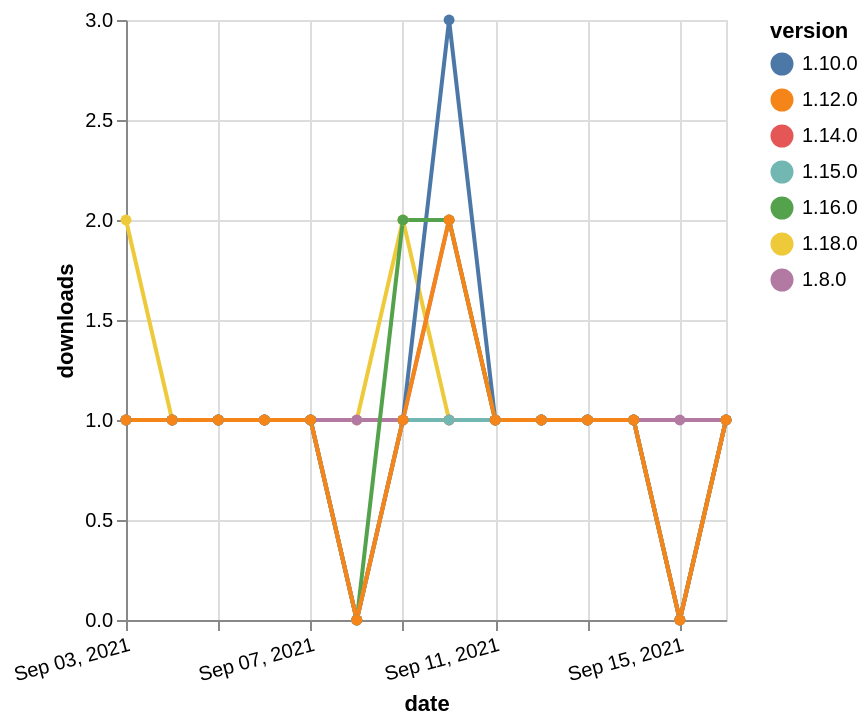

Write a Vega-Lite specification for this figure.
### Vega-Lite specification from a JSON file in a GitHub repository (floating-point values rounded to 4 significant figures)
{"$schema": "https://vega.github.io/schema/vega-lite/v5.json", "description": "A simple bar chart with embedded data.", "data": {"values": [{"date": "2021-09-03", "total": 114, "delta": 2, "version": "1.18.0"}, {"date": "2021-09-04", "total": 115, "delta": 1, "version": "1.18.0"}, {"date": "2021-09-05", "total": 116, "delta": 1, "version": "1.18.0"}, {"date": "2021-09-06", "total": 117, "delta": 1, "version": "1.18.0"}, {"date": "2021-09-07", "total": 118, "delta": 1, "version": "1.18.0"}, {"date": "2021-09-08", "total": 119, "delta": 1, "version": "1.18.0"}, {"date": "2021-09-09", "total": 121, "delta": 2, "version": "1.18.0"}, {"date": "2021-09-10", "total": 122, "delta": 1, "version": "1.18.0"}, {"date": "2021-09-11", "total": 123, "delta": 1, "version": "1.18.0"}, {"date": "2021-09-12", "total": 124, "delta": 1, "version": "1.18.0"}, {"date": "2021-09-13", "total": 125, "delta": 1, "version": "1.18.0"}, {"date": "2021-09-14", "total": 126, "delta": 1, "version": "1.18.0"}, {"date": "2021-09-15", "total": 126, "delta": 0, "version": "1.18.0"}, {"date": "2021-09-16", "total": 127, "delta": 1, "version": "1.18.0"}, {"date": "2021-09-03", "total": 206, "delta": 1, "version": "1.8.0"}, {"date": "2021-09-04", "total": 207, "delta": 1, "version": "1.8.0"}, {"date": "2021-09-05", "total": 208, "delta": 1, "version": "1.8.0"}, {"date": "2021-09-06", "total": 209, "delta": 1, "version": "1.8.0"}, {"date": "2021-09-07", "total": 210, "delta": 1, "version": "1.8.0"}, {"date": "2021-09-08", "total": 211, "delta": 1, "version": "1.8.0"}, {"date": "2021-09-09", "total": 212, "delta": 1, "version": "1.8.0"}, {"date": "2021-09-10", "total": 214, "delta": 2, "version": "1.8.0"}, {"date": "2021-09-11", "total": 215, "delta": 1, "version": "1.8.0"}, {"date": "2021-09-12", "total": 216, "delta": 1, "version": "1.8.0"}, {"date": "2021-09-13", "total": 217, "delta": 1, "version": "1.8.0"}, {"date": "2021-09-14", "total": 218, "delta": 1, "version": "1.8.0"}, {"date": "2021-09-15", "total": 219, "delta": 1, "version": "1.8.0"}, {"date": "2021-09-16", "total": 220, "delta": 1, "version": "1.8.0"}, {"date": "2021-09-03", "total": 276, "delta": 1, "version": "1.10.0"}, {"date": "2021-09-04", "total": 277, "delta": 1, "version": "1.10.0"}, {"date": "2021-09-05", "total": 278, "delta": 1, "version": "1.10.0"}, {"date": "2021-09-06", "total": 279, "delta": 1, "version": "1.10.0"}, {"date": "2021-09-07", "total": 280, "delta": 1, "version": "1.10.0"}, {"date": "2021-09-08", "total": 280, "delta": 0, "version": "1.10.0"}, {"date": "2021-09-09", "total": 281, "delta": 1, "version": "1.10.0"}, {"date": "2021-09-10", "total": 284, "delta": 3, "version": "1.10.0"}, {"date": "2021-09-11", "total": 285, "delta": 1, "version": "1.10.0"}, {"date": "2021-09-12", "total": 286, "delta": 1, "version": "1.10.0"}, {"date": "2021-09-13", "total": 287, "delta": 1, "version": "1.10.0"}, {"date": "2021-09-14", "total": 288, "delta": 1, "version": "1.10.0"}, {"date": "2021-09-15", "total": 288, "delta": 0, "version": "1.10.0"}, {"date": "2021-09-16", "total": 289, "delta": 1, "version": "1.10.0"}, {"date": "2021-09-03", "total": 159, "delta": 1, "version": "1.16.0"}, {"date": "2021-09-04", "total": 160, "delta": 1, "version": "1.16.0"}, {"date": "2021-09-05", "total": 161, "delta": 1, "version": "1.16.0"}, {"date": "2021-09-06", "total": 162, "delta": 1, "version": "1.16.0"}, {"date": "2021-09-07", "total": 163, "delta": 1, "version": "1.16.0"}, {"date": "2021-09-08", "total": 163, "delta": 0, "version": "1.16.0"}, {"date": "2021-09-09", "total": 165, "delta": 2, "version": "1.16.0"}, {"date": "2021-09-10", "total": 167, "delta": 2, "version": "1.16.0"}, {"date": "2021-09-11", "total": 168, "delta": 1, "version": "1.16.0"}, {"date": "2021-09-12", "total": 169, "delta": 1, "version": "1.16.0"}, {"date": "2021-09-13", "total": 170, "delta": 1, "version": "1.16.0"}, {"date": "2021-09-14", "total": 171, "delta": 1, "version": "1.16.0"}, {"date": "2021-09-15", "total": 171, "delta": 0, "version": "1.16.0"}, {"date": "2021-09-16", "total": 172, "delta": 1, "version": "1.16.0"}, {"date": "2021-09-03", "total": 145, "delta": 1, "version": "1.14.0"}, {"date": "2021-09-04", "total": 146, "delta": 1, "version": "1.14.0"}, {"date": "2021-09-05", "total": 147, "delta": 1, "version": "1.14.0"}, {"date": "2021-09-06", "total": 148, "delta": 1, "version": "1.14.0"}, {"date": "2021-09-07", "total": 149, "delta": 1, "version": "1.14.0"}, {"date": "2021-09-08", "total": 149, "delta": 0, "version": "1.14.0"}, {"date": "2021-09-09", "total": 150, "delta": 1, "version": "1.14.0"}, {"date": "2021-09-10", "total": 151, "delta": 1, "version": "1.14.0"}, {"date": "2021-09-11", "total": 152, "delta": 1, "version": "1.14.0"}, {"date": "2021-09-12", "total": 153, "delta": 1, "version": "1.14.0"}, {"date": "2021-09-13", "total": 154, "delta": 1, "version": "1.14.0"}, {"date": "2021-09-14", "total": 155, "delta": 1, "version": "1.14.0"}, {"date": "2021-09-15", "total": 155, "delta": 0, "version": "1.14.0"}, {"date": "2021-09-16", "total": 156, "delta": 1, "version": "1.14.0"}, {"date": "2021-09-03", "total": 132, "delta": 1, "version": "1.15.0"}, {"date": "2021-09-04", "total": 133, "delta": 1, "version": "1.15.0"}, {"date": "2021-09-05", "total": 134, "delta": 1, "version": "1.15.0"}, {"date": "2021-09-06", "total": 135, "delta": 1, "version": "1.15.0"}, {"date": "2021-09-07", "total": 136, "delta": 1, "version": "1.15.0"}, {"date": "2021-09-08", "total": 136, "delta": 0, "version": "1.15.0"}, {"date": "2021-09-09", "total": 137, "delta": 1, "version": "1.15.0"}, {"date": "2021-09-10", "total": 138, "delta": 1, "version": "1.15.0"}, {"date": "2021-09-11", "total": 139, "delta": 1, "version": "1.15.0"}, {"date": "2021-09-12", "total": 140, "delta": 1, "version": "1.15.0"}, {"date": "2021-09-13", "total": 141, "delta": 1, "version": "1.15.0"}, {"date": "2021-09-14", "total": 142, "delta": 1, "version": "1.15.0"}, {"date": "2021-09-15", "total": 142, "delta": 0, "version": "1.15.0"}, {"date": "2021-09-16", "total": 143, "delta": 1, "version": "1.15.0"}, {"date": "2021-09-03", "total": 174, "delta": 1, "version": "1.12.0"}, {"date": "2021-09-04", "total": 175, "delta": 1, "version": "1.12.0"}, {"date": "2021-09-05", "total": 176, "delta": 1, "version": "1.12.0"}, {"date": "2021-09-06", "total": 177, "delta": 1, "version": "1.12.0"}, {"date": "2021-09-07", "total": 178, "delta": 1, "version": "1.12.0"}, {"date": "2021-09-08", "total": 178, "delta": 0, "version": "1.12.0"}, {"date": "2021-09-09", "total": 179, "delta": 1, "version": "1.12.0"}, {"date": "2021-09-10", "total": 181, "delta": 2, "version": "1.12.0"}, {"date": "2021-09-11", "total": 182, "delta": 1, "version": "1.12.0"}, {"date": "2021-09-12", "total": 183, "delta": 1, "version": "1.12.0"}, {"date": "2021-09-13", "total": 184, "delta": 1, "version": "1.12.0"}, {"date": "2021-09-14", "total": 185, "delta": 1, "version": "1.12.0"}, {"date": "2021-09-15", "total": 185, "delta": 0, "version": "1.12.0"}, {"date": "2021-09-16", "total": 186, "delta": 1, "version": "1.12.0"}]}, "width": "container", "mark": {"type": "line", "point": {"filled": true}}, "encoding": {"x": {"field": "date", "type": "temporal", "timeUnit": "yearmonthdate", "title": "date", "axis": {"labelAngle": -15}}, "y": {"field": "delta", "type": "quantitative", "title": "downloads"}, "color": {"field": "version", "type": "nominal"}, "tooltip": {"field": "delta"}}}
